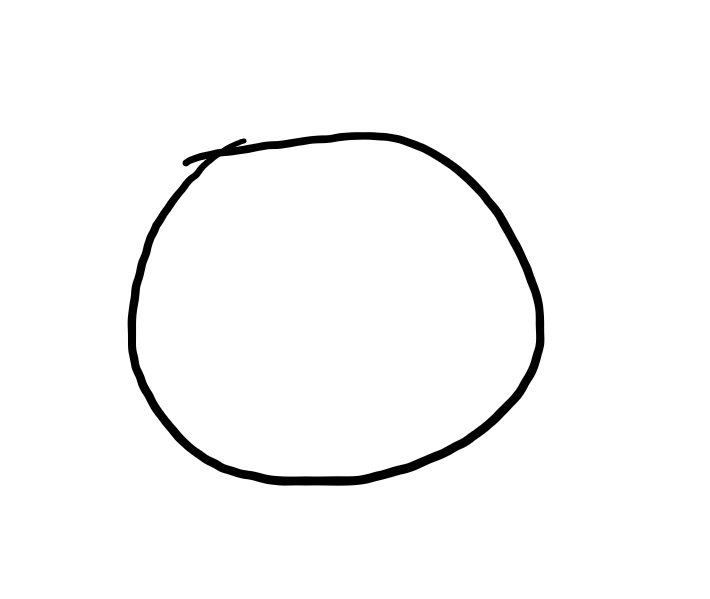
#> input picture Pets/cv2_figures/imgs/circle_2.png, 710 x 599 px; its folder holds 4 pictures in this run
$ python figure_determinator.py
#> lines starting #> are read from the running program, lines starting #| are printed output that depends on the picture; after the words box and inside, x2 and y2 are one past the last pixel; in counts of white or black regions, pixels touching at a corner belong together
import cv2
import numpy as np
import os
from pathlib import Path


def get_image_paths_array(images_path: str):  # getting all paths of images into one array
#> called with images_path = 'C:/Users/nowic/Desktop/imgs/'
    images_path_list = []
    for dirpath, _, filenames in os.walk(images_path):
        for file in filenames:
            path = Path(dirpath).joinpath(file)
            images_path_list.append(str(path))

    return images_path_list


# [4 lines of commented-out code are left out]


def figure_determination(poly):
    if len(poly) == 3:
        return 'triangle'
    elif len(poly) == 4:
        return 'rectangle'
    else:
        return 'circle'


def process(path):  # image processing and showing
#> called with path = 'Pets/cv2_figures/imgs/circle_2.png'
    image_grayscale = cv2.imread(path, 0)  # reading in grayscale mode
#> image_grayscale is the input picture: shape (599, 710); min 0, max 255, mean 248.8
    image_mask = cv2.Canny(image_grayscale, 125, 125)
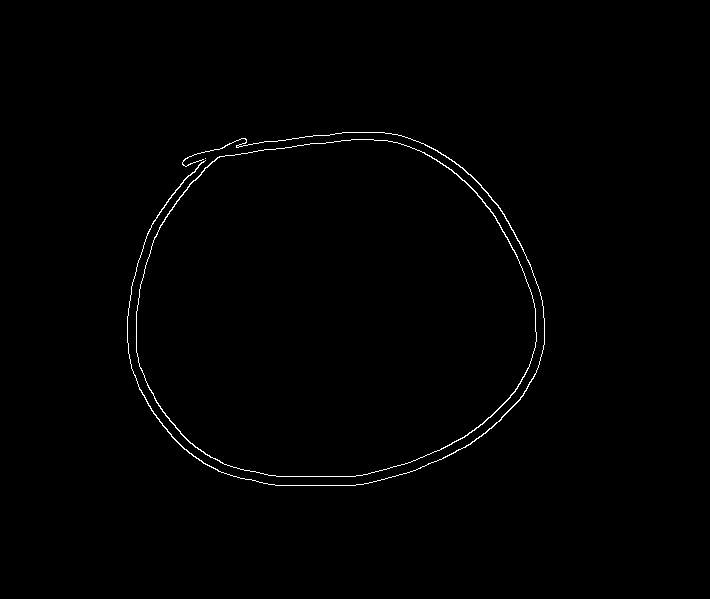
#> image_mask: shape (599, 710); 0.67% white in thin lines or dots, all inside (x1, y1, x2, y2) = (127, 132, 545, 486)
    image_contours, _ = cv2.findContours(image_mask, cv2.RETR_EXTERNAL, cv2.CHAIN_APPROX_NONE)
#> image_contours = 3 contours, 1 with area under 20; largest, box (x1, y1, x2, y2) and area: (136, 139, 537, 477) 108184, (127, 132, 545, 486) 298
    convex_hull = cv2.convexHull(image_contours[0])
#> convex_hull = [[205, 158]]
    perimeter = cv2.arcLength(convex_hull, True)
#> perimeter = 0
    approximated = cv2.approxPolyDP(convex_hull, 0.03 * perimeter, True)
#> approximated = [[205, 158]]
    figure_name = figure_determination(approximated)
#> figure_name = 'circle'
    return figure_name, image_mask


def image_showing(figure_name, image_grayscale):
    cv2.imshow(f'{figure_name}', image_grayscale)
    cv2.waitKey(0)
    cv2.destroyAllWindows()


if __name__ == '__main__':
    path = 'C:/Users/nowic/Desktop/imgs/'  # path to folder with images
    images_paths = get_image_paths_array(path)
    for path in images_paths:
        fig, image = process(path)
#> fig = 'circle'
        image_showing(fig, image)
#> pass 2 of the loop `for path in images_paths:`:
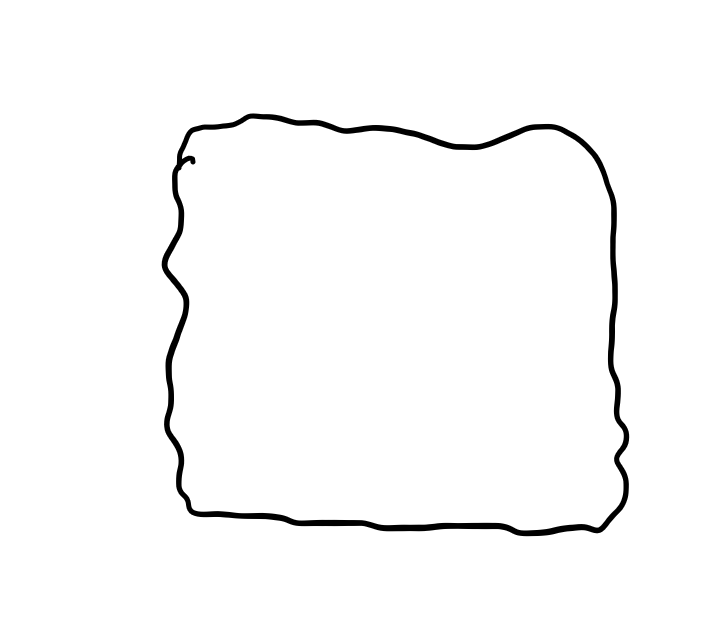
#> input picture Pets/cv2_figures/imgs/rectangle_1.png, 710 x 629 px
#> in process, image_grayscale is the input picture: shape (629, 710); min 0, max 255, mean 249.6
#> in process (call 2), `image_mask = cv2.Canny(image_grayscale, 125, 125)`:
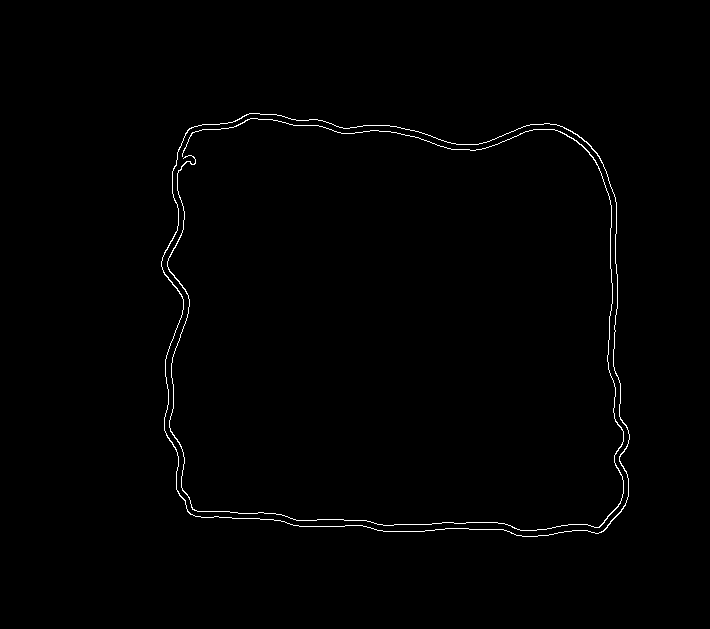
#> image_mask: shape (629, 710); 0.78% white in thin lines or dots, all inside (x1, y1, x2, y2) = (161, 113, 630, 537)
#> image_contours = 1 contour; box (x1, y1, x2, y2) and area: (161, 113, 630, 537) 176402
#> convex_hull = contour of 47 points, box (x1, y1, x2, y2) (161, 113, 630, 537), area 184365
#> perimeter = 1621
#> approximated = [[187, 130], [586, 141], [607, 527], [190, 514]]
#> figure_name = 'rectangle'
#> pass 3 of the loop `for path in images_paths:`:
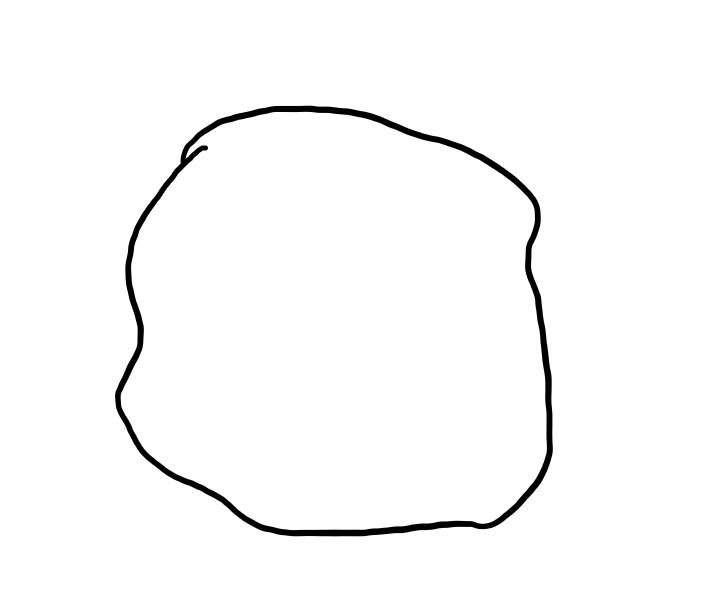
#> input picture Pets/cv2_figures/imgs/circle_1.png, 711 x 599 px
#> in process, image_grayscale is the input picture: shape (599, 711); min 0, max 255, mean 249.7
#> in process (call 3), `image_mask = cv2.Canny(image_grayscale, 125, 125)`:
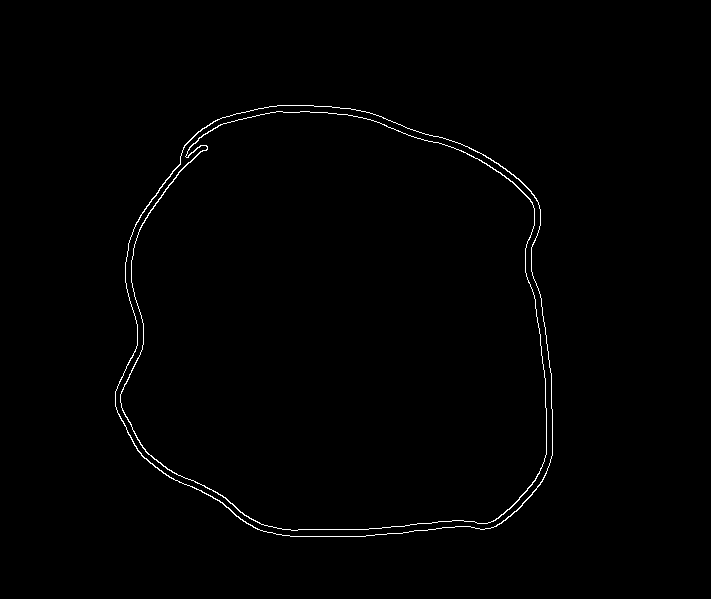
#> image_mask: shape (599, 711); 0.77% white in thin lines or dots, all inside (x1, y1, x2, y2) = (115, 105, 553, 537)
#> image_contours = 1 contour; box (x1, y1, x2, y2) and area: (115, 105, 553, 537) 156957
#> convex_hull = contour of 75 points, box (x1, y1, x2, y2) (115, 105, 553, 537), area 160116
#> perimeter = 1449.5
#> approximated = [[202, 128], [350, 108], [531, 191], [505, 520], [276, 534], [137, 450], [128, 243]]
#> figure_name = 'circle'
#> the loop made 4 passes; the first 3 are shown
